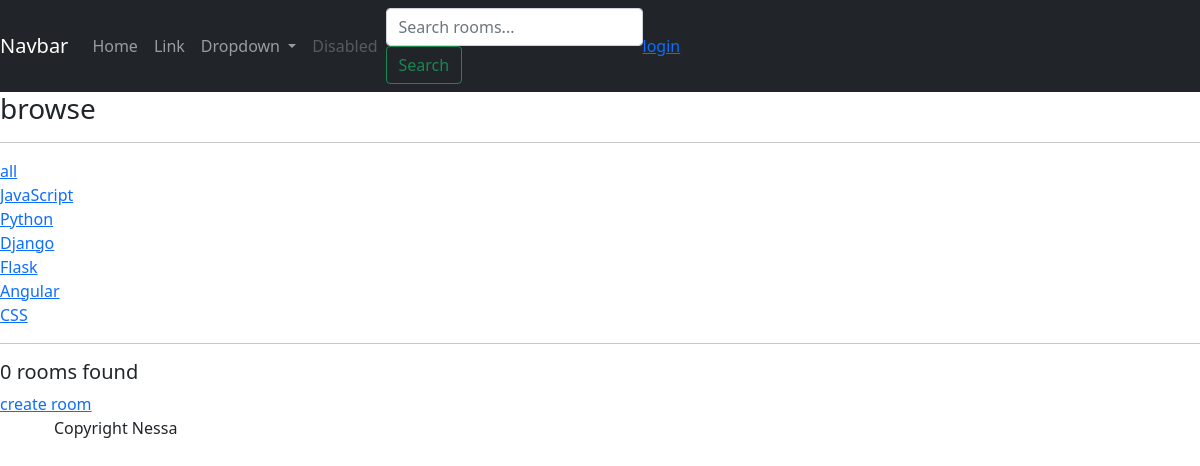
Screenshot of /?q=JavaScript with the database file from the repository.
### chatapp/models.py (models this page shows, shortened)
class Topic(models.Model):
    name=models.CharField(max_length=100)

### chatapp/views.py (the view)
# urls.py: path('', views.home, name='home'),
def home(request):
    q = request.GET.get('q') if request.GET.get('q') != None else ''
    rooms = Room.objects.filter(
    Q(topic__name__icontains=q)|
    Q(name__icontains=q)|
    Q(description__icontains=q))
    topics = Topic.objects.all()
    room_count = rooms.count()
    context = {'rooms':rooms, 'topics':topics, 'room_count':room_count}
    return render(request, 'chatapp/home.html', context)

### chatapp/templates/chatapp/home.html (shortened to what this page needs)
{% extends 'base.html' %}
{% block content %}
<div class='home-container'>
    <div>
        <h3>browse</h3>
        <hr>
        <div>
            <a href="{% url 'home' %}">all</a>
        </div>
        {% for topic in topics %}
        <div>
            <a href="{% url 'home' %}?q={{topic.name}}">{{topic.name}}</a>
        </div>
        {% endfor %}
    </div>
    <hr>
    <div>
        <h5>{{room_count}} rooms found</h5>
        <a href="{% url 'create-room' %}">create room</a>
    </div>
</div>
{% endblock content %}

### chatapp/templates/chatapp/home.html (style rules this page uses)
.home-container { display: grid; grid-template-column: 1fr 3fr; }

### rows the page displays
Topic: name "JavaScript"
Topic: name "Python"
Topic: name "Django"
Topic: name "Flask"
Topic: name "Angular"
Topic: name "CSS"

### other values shown
{{ room_count }} "0"
